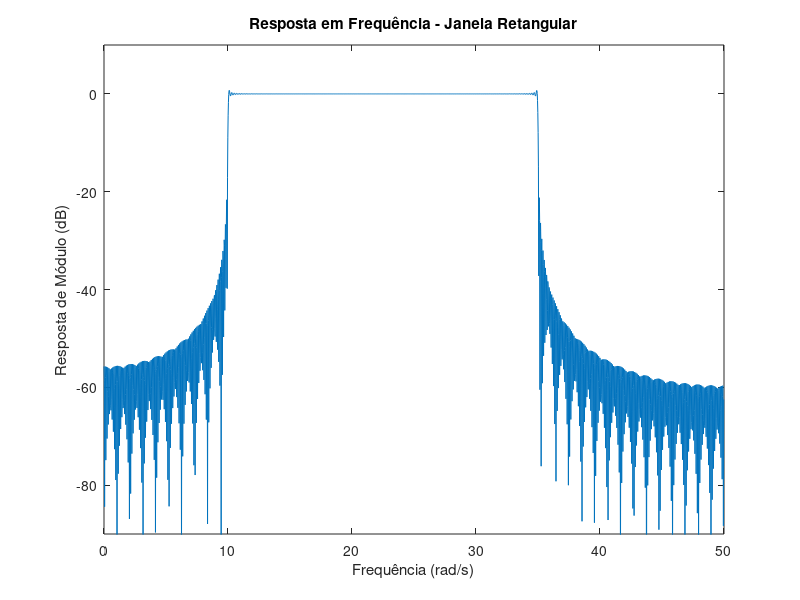
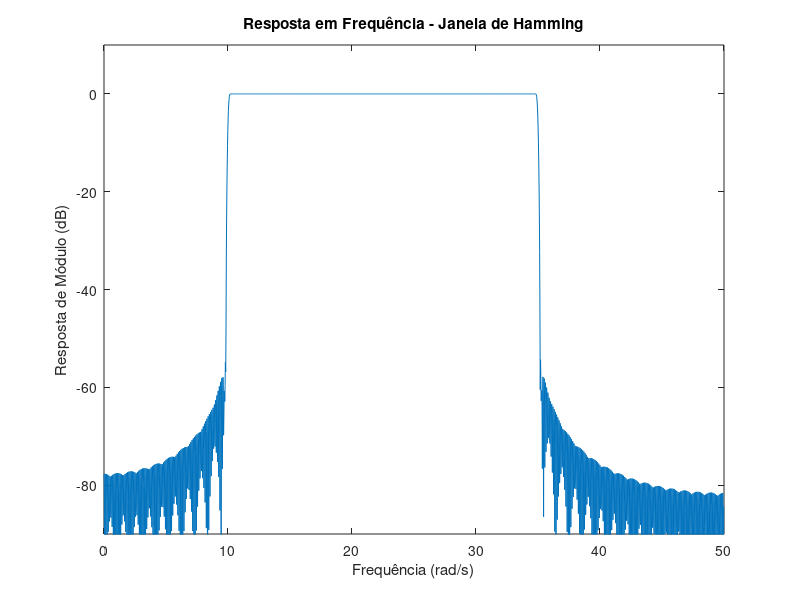
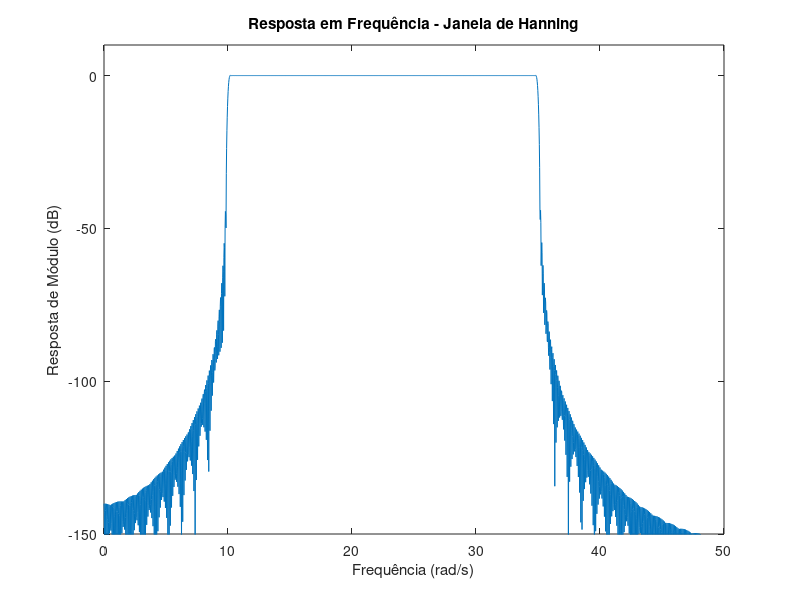
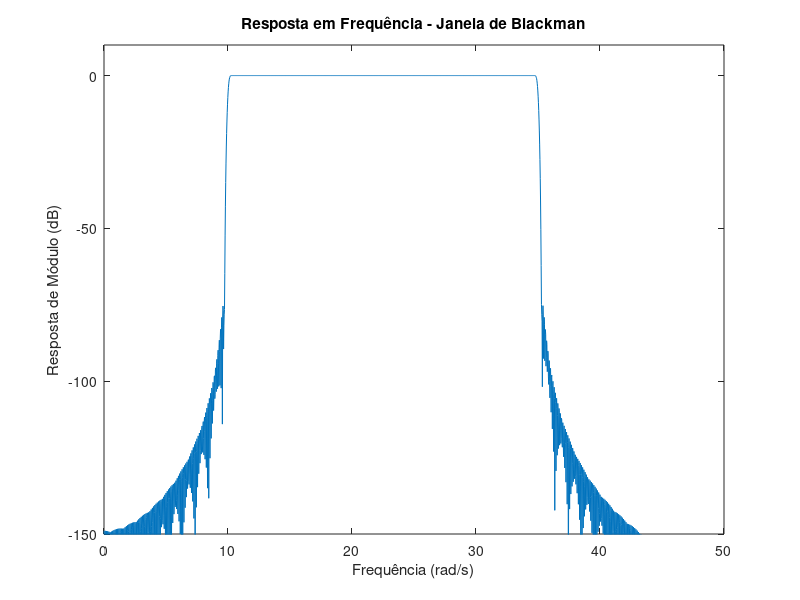

Reproduce these figures in MATLAB, in order.
# 1.Projete um filtro passa-faixa usando a janela de Hamming, a janela de Hanning e janela de Blackman que
# satisfaça a especificação a seguir.
# • M = 10, 100, 1000
# • Ωc1 = 10 rad/s
# • Ωc2 = 35 rad/s
# • Ωs = 100 rad/s 

clear all

M = 1000;
Omega_c1 = 10;
Omega_c2 = 35;
Omega_s = 100;
wc1 = Omega_c1*2*pi/Omega_s; wc2 = Omega_c2*2*pi/Omega_s;
n = 1:M/2;
h0 = (wc2 - wc1)/pi;
haux = (sin(wc2.*n) - sin(wc1.*n))./(pi.*n);
h_ideal = [fliplr(haux) h0 haux];

h_ret=h_ideal;
[H_ret,w]=freqz(h_ret,1,2048,Omega_s);
figure(1)
plot(w,20*log10(abs(H_ret)))
axis([0 Omega_s/2 -90 10])

ylabel('Resposta de Módulo (dB)');
xlabel('Frequência (rad/s)');
title('Resposta em Frequência - Janela Retangular');

h_aux = hamming(M+1);
h_ham = h_ideal.*h_aux';
[H_ham,w]=freqz(h_ham,1,2048,Omega_s);

figure(2)
plot(w,20*log10(abs(H_ham)))
axis([0 Omega_s/2 -90 10])
ylabel('Resposta de Módulo (dB)');
xlabel('Frequência (rad/s)');
title('Resposta em Frequência - Janela de Hamming')

h_aux=hanning(M+1);
h_han=h_ideal.*h_aux';
[H_han,w]=freqz(h_han,1,2048,Omega_s);

figure(3)
plot(w,20*log10(abs(H_han)))
axis([0 Omega_s/2 -150 10])
ylabel('Resposta de Módulo (dB)');
xlabel('Frequência (rad/s)');
title('Resposta em Frequência - Janela de Hanning');

h_aux=blackman(M+1);
h_black=h_ideal.*h_aux';
[H_black,w]=freqz(h_black,1,2048,Omega_s);

figure(4)
plot(w,20*log10(abs(H_black)))
axis([0 Omega_s/2 -150 10])
ylabel('Resposta de Módulo (dB)');
xlabel('Frequência (rad/s)');
title('Resposta em Frequência - Janela de Blackman');